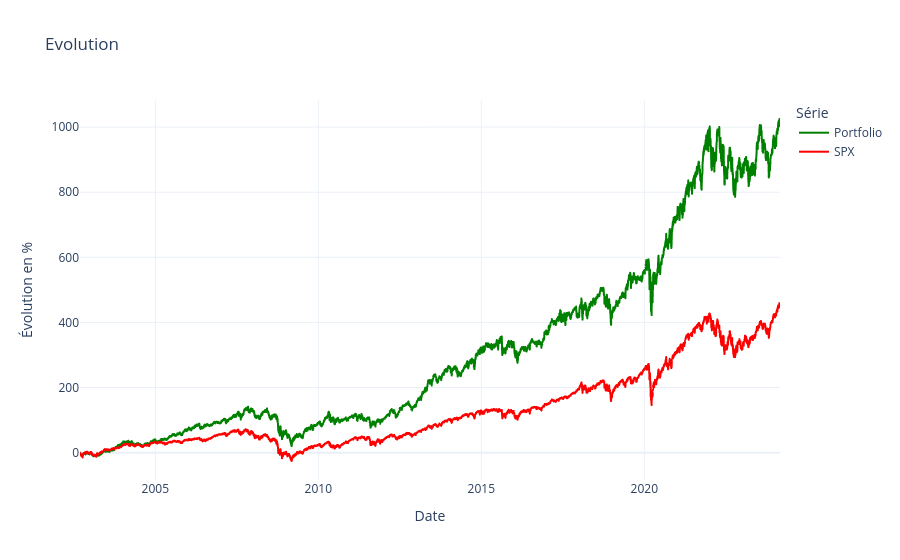

Notebook source saved alongside this figure:
### Code cell
import pandas as pd

money_norm = (final["Money"]/10000000*100) - 100
spx_norm = (final["SPX"]/final["SPX"].iloc[0]*100) - 100

df_plot = pd.DataFrame({
    "Date": final["Date"],
    "Portfolio": money_norm,
    "SPX": spx_norm
}).melt(id_vars="Date", var_name="Série", value_name="Évolution en %")

fix = px.line(
    df_plot,
    x="Date",
    y="Évolution en %",
    color="Série",
    color_discrete_map={"SPX": "red", "Portfolio": "green"},
    title="Evolution",
    template="plotly_white"
)

fix.update_layout(hovermode="x unified")
fix.show()

### Figure 1 — Plotly figure (JSON) as saved in the notebook; plotly's stock layout.template omitted (floating-point values rounded to 4 significant figures; data arrays with more than 128 entries replaced by an {"elided": "..."} marker saying what was removed)
{"data": [{"hovertemplate": "Série=Portfolio<br>Date=%{x}<br>Évolution en %=%{y}<extra></extra>", "legendgroup": "Portfolio", "line": {"color": "green", "dash": "solid"}, "marker": {"symbol": "circle"}, "mode": "lines", "name": "Portfolio", "showlegend": true, "x": {"elided": "5603 str values"}, "xaxis": "x", "y": {"elided": "5603 float values"}, "yaxis": "y", "type": "scattergl"}, {"hovertemplate": "Série=SPX<br>Date=%{x}<br>Évolution en %=%{y}<extra></extra>", "legendgroup": "SPX", "line": {"color": "red", "dash": "solid"}, "marker": {"symbol": "circle"}, "mode": "lines", "name": "SPX", "showlegend": true, "x": {"elided": "5603 str values"}, "xaxis": "x", "y": {"elided": "5603 float values"}, "yaxis": "y", "type": "scattergl"}], "layout": {"xaxis": {"anchor": "y", "domain": [0.0, 1.0], "title": {"text": "Date"}}, "yaxis": {"anchor": "x", "domain": [0.0, 1.0], "title": {"text": "Évolution en %"}}, "legend": {"title": {"text": "Série"}, "tracegroupgap": 0}, "title": {"text": "Evolution"}, "hovermode": "x unified"}}
